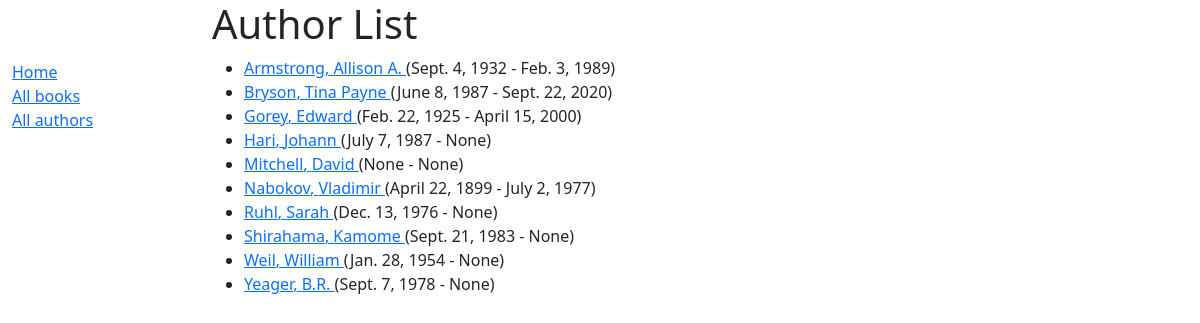
Screenshot of /catalog/authors/ with the database file from the repository.
### catalog/models.py (models this page shows, shortened)
class Author(models.Model):
    first_name = models.CharField(max_length=100)
    last_name = models.CharField(max_length=100)
    date_of_birth = models.DateField("Born", null=True, blank=True)
    date_of_death = models.DateField('Died', null=True, blank=True)
    nationality = models.CharField(max_length=200, blank=True)
    class Meta:
        ordering = ['last_name', 'first_name']
    def get_absolute_url(self):
        return reverse('author-detail', args=[str(self.id)])

### catalog/views.py (the view)
# urls.py: path('authors/', views.AuthorListView.as_view(), name='authors'),
class AuthorListView(generic.ListView):
    model = Author

### catalog/templates/catalog/author_list.html
{% extends "base_generic.html" %}
{% block content %}
  <h1>Author List</h1>
  {% if author_list %}
    <ul>
      {% for author in author_list %}
      <li>
        <a href="{{ author.get_absolute_url }}">{{ author.last_name }}, {{ author.first_name }} </a>
        ({{author.date_of_birth}} - {{ author.date_of_death }})
      </li>
      {% endfor %}
    </ul>
  {% else %}
    <p>There are no authors in the library.</p>
  {% endif %}
{% endblock %}

### rows the page displays
Author: last_name "Armstrong", first_name "Allison A.", date_of_birth "Sept. 4, 1932", date_of_death "Feb. 3, 1989"
Author: last_name "Bryson", first_name "Tina Payne", date_of_birth "June 8, 1987", date_of_death "Sept. 22, 2020"
Author: last_name "Gorey", first_name "Edward", date_of_birth "Feb. 22, 1925", date_of_death "April 15, 2000"
Author: last_name "Hari", first_name "Johann", date_of_birth "July 7, 1987", date_of_death "None"
Author: last_name "Mitchell", first_name "David", date_of_birth "None", date_of_death "None"
Author: last_name "Nabokov", first_name "Vladimir", date_of_birth "April 22, 1899", date_of_death "July 2, 1977"
Author: last_name "Ruhl", first_name "Sarah", date_of_birth "Dec. 13, 1976", date_of_death "None"
Author: last_name "Shirahama", first_name "Kamome", date_of_birth "Sept. 21, 1983", date_of_death "None"
Author: last_name "Weil", first_name "William", date_of_birth "Jan. 28, 1954", date_of_death "None"
Author: last_name "Yeager", first_name "B.R.", date_of_birth "Sept. 7, 1978", date_of_death "None"
